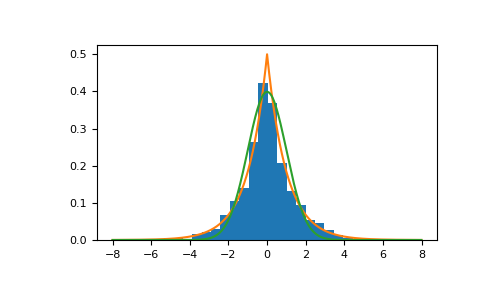

Write Python code to recreate this figure.
# Draw samples from the distribution

loc, scale = 0., 1.
s = np.random.laplace(loc, scale, 1000)

# Display the histogram of the samples, along with
# the probability density function:

import matplotlib.pyplot as plt
count, bins, ignored = plt.hist(s, 30, normed=True)
x = np.arange(-8., 8., .01)
pdf = np.exp(-abs(x-loc)/scale)/(2.*scale)
plt.plot(x, pdf)

# Plot Gaussian for comparison:

g = (1/(scale * np.sqrt(2 * np.pi)) *
     np.exp(-(x - loc)**2 / (2 * scale**2)))
plt.plot(x,g)
